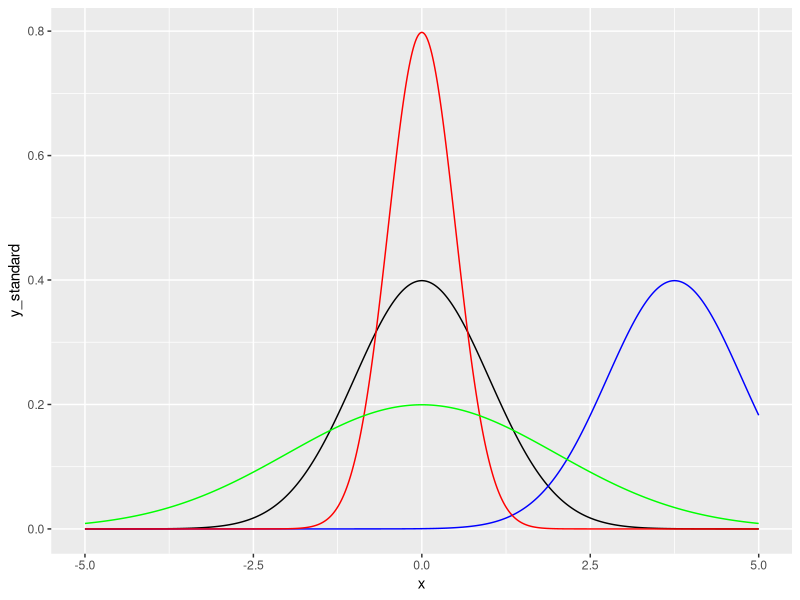

Recreate this plot in R.
## ---- chunk 1
knitr::opts_chunk$set(echo = FALSE)
## ---- chunk 2
library(tidyverse)
## ---- chunk 3
sample_size <- 10000
x <- seq(-5, 5, length = sample_size)

normal_dists <- tibble(
    x = x, 
    y_standard = dnorm(x, mean = 0, sd = 1),
    y_shifted = dnorm(x, mean = 3.75, sd = 1),
    y_tight = dnorm(x, mean = 0, sd = 0.5),
    y_wide = dnorm(x, mean = 0, sd = 2),
)

ggplot(data = normal_dists) +
    geom_line(mapping = aes(x = x, y = y_standard)) +
    geom_line(mapping = aes(x = x, y = y_shifted), color = "blue") +
    geom_line(mapping = aes(x = x, y = y_tight), color = "red") +
    geom_line(mapping = aes(x = x, y = y_wide), color = "green")
